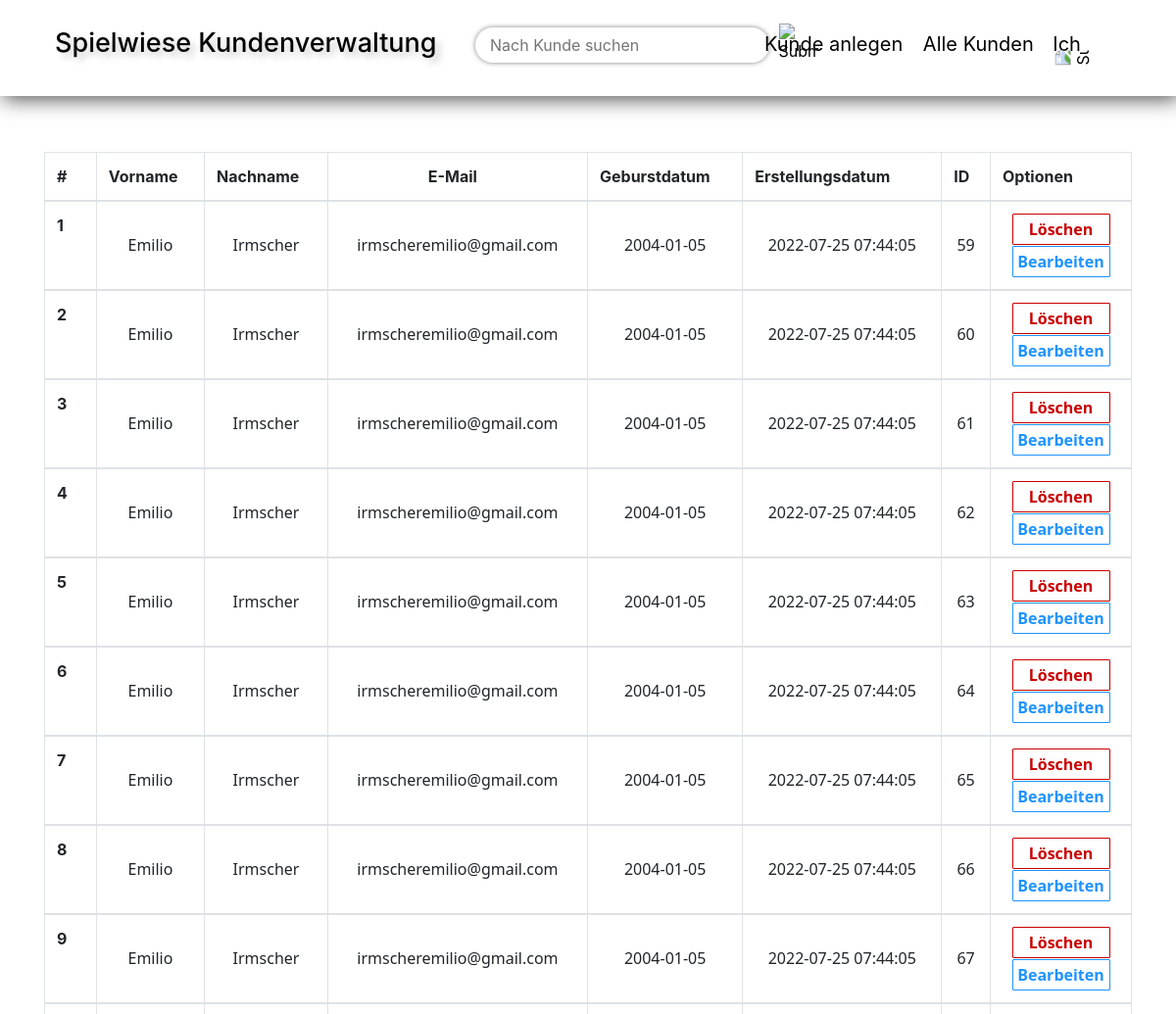
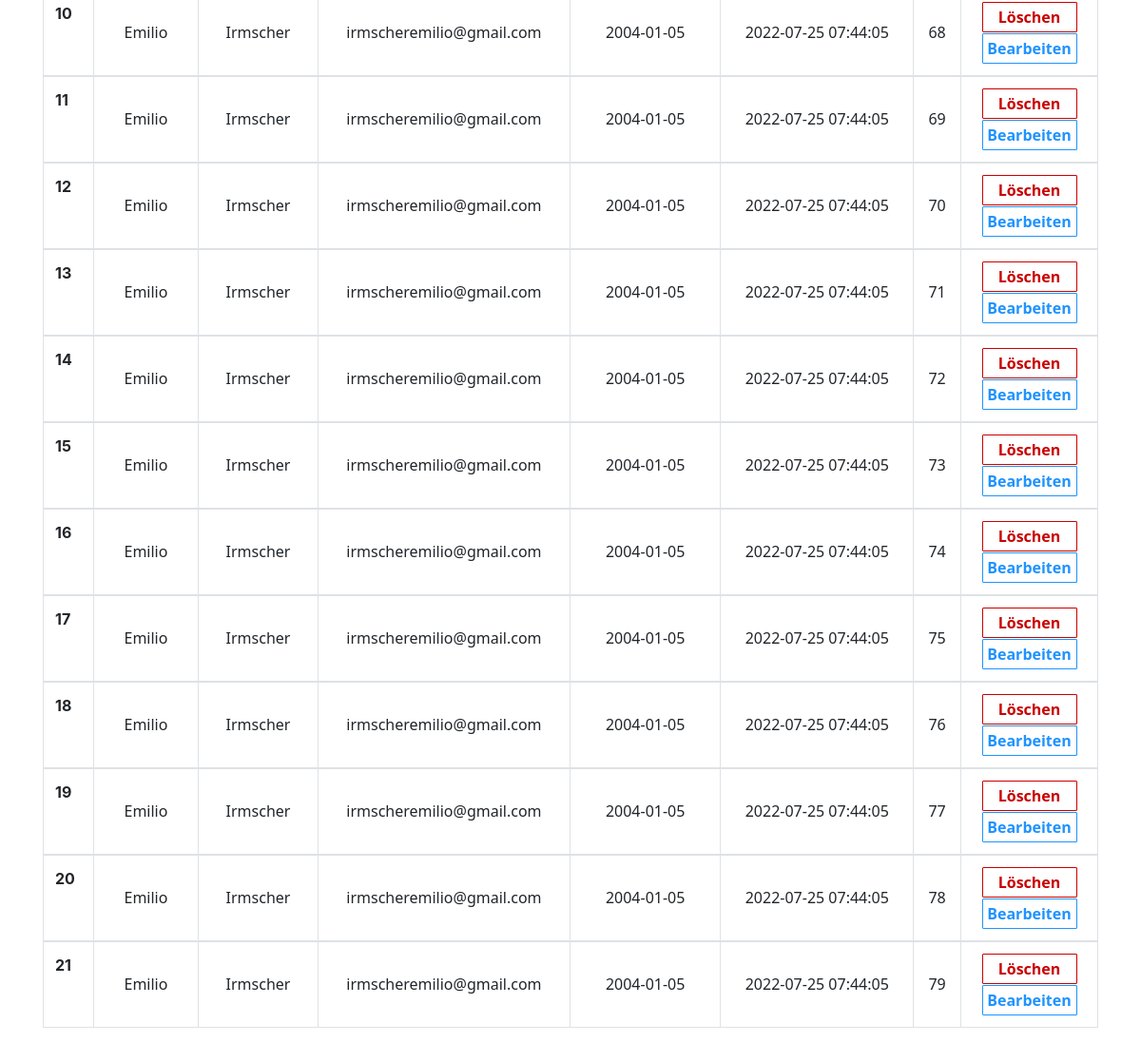
/alle_kunden (signed in), run on the app's committed database (2 pictures, top to bottom).
### website/models.py (models this page shows)
class Customer(db.Model, UserMixin):
    id = db.Column(db.Integer, primary_key=True)
    email = db.Column(db.String(150))
    current_email = ""
    firstName = db.Column(db.String(747))
    lastName = db.Column(db.String(666))
    birthDate = db.Column(db.String(10))
    creationDate = db.Column(db.DateTime(timezone=True), default=func.now())
    admin_id = db.Column(db.Integer, db.ForeignKey("admin.id"))

### website/views.py (the view)
@views.route("/alle_kunden", methods=["GET", "POST"])
@login_required
def alle_kunden():
    if request.method == "POST" and request.form["del"]:
        kunde_id = request.form.get("del")
        db.engine.execute(f"DELETE FROM customer WHERE id = {kunde_id}")
        db.session.commit()
        flash("Kunde entfernt.", category="success")
        return redirect(url_for("views.alle_kunden"))
    else:
        return render_template("alle_kunden.html", admin=current_user)

### website/__init__.py (called while the page is built)
def create_app():
    app = Flask(__name__)
    app.config["SECRET_KEY"] = "Spielwiese"
    app.config["SQLALCHEMY_DATABASE_URI"] = f"sqlite:///{DB_NAME}"
    db.init_app(app)
    from .views import views
    app.register_blueprint(views, url_prefix="/")
    from website.models import Customer
    from website.models import Admin
    create_database(app)
    login_manager = LoginManager()
    login_manager.login_view = "views.auth"
    login_manager.init_app(app)
    @login_manager.user_loader
    def load_admin(id):
        return Admin.query.get(int(id))
    return app

### website/templates/alle_kunden.html (shortened to what this page needs)
{% extends "index.html" %} {% block title %}Alle Kunden{% endblock %}
{% block nav %}
<div style="border-bottom:1px solid black; opacity:1;">
<nav class="navbar navbar-expand-lg navbar-dark navbar-custom" style="background-color:white; padding-right:0px;">
            <h4 style="margin-right:20px; text-shadow:5px 5px 7px rgba(0, 0, 0, 0.2); color:black; font-size:27px; margin-top:20px; margin-left:40px; text-align:left;">{% block header %}Spielwiese Kundenverwaltung{% endblock %}</h4>
            <div class="navbar-nav">
            <div class="container-search" style="s">
                <form method="post"  id="search" action="{{ url_for('views.search') }}">
                <input name="searchbar" class="search-bar-custom" type="search" placeholder="Nach Kunde suchen" aria-label="Search">
                <input class="search-btn" style="margin-right:0px;" type="image" src="https://img.icons8.com/ios/72/search-client.png" id="search-btn"><span class="svg"></span></input>
                </form>
            </div>
                <div class="nav-btns">
                 <a class="nav-link-custom kunde_anlegen-transition" style=" text-decoration:none; color:black; black;margin-top: 20px; font-size:20px; margin-left:auto;" id="kunde_anlegen" href="/anlegen">Kunde anlegen </a>
                <a class="nav-link-custom alle_kunden-transition" style=" text-decoration:none; color:black; margin-left:15px; margin-top: 20px; font-size:20px;" id="alle_kunden" href="/alle_kunden">Alle Kunden</a>
                <a class="nav-link-custom abmelden-transition dropdown-ich" style=" text-decoration:none; color:black; margin-left:15px; margin-top: 20px; font-size:20px; margin-right:0px;" id="logout">Ich</a>
                <div class="dropdown-div">
                <input class="dropdown-arrow" type="image" src="https://img.icons8.com/ios/50/000000/expand-arrow--v1.png" id="dropdown">
                </div>
                </div>
        </div>
    </nav>
    </div>
{% endblock %}
{% block content %}
<ul class="list-group list-group-flush" id="kunden" xmlns="http://www.w3.org/1999/html"
    xmlns="http://www.w3.org/1999/html" xmlns="http://www.w3.org/1999/html" xmlns="http://www.w3.org/1999/html">
  <table style="margin-top:130px;" class="table table-bordered table1">
    <thead>
    <tr>
      <th scope="col"><span class="col-custom">#</span></th>
      <th scope="col"><span class="col-custom">Vorname</span></th>
      <th scope="col"><span class="col-custom">Nachname</span></th>
      <th scope="col"><span style="margin-left:90px;" class="col-custom">E-Mail</span></th>
      <th scope="col"><span class="col-custom">Geburstdatum</span></th>
      <th scope="col"><span class="col-custom">Erstellungsdatum</span></th>
      <th scope="col"><span class="col-custom">ID</span></th>
      <th scope="col"><span class="col-custom">Optionen</span></th>
    </tr>
    </thead>
    {% set number = namespace(value=1) %}
  {% for kunde in admin.customers %}
<tbody>
<tr>
  <th scope="row"><span class="col-custom">{{ number.value }}</span></th>
  {% set number.value = number.value + 1 %}
  <td> <div class="row_data"  col_name="fname"> {{ kunde.firstName }} </div> </td>
  <td> <div class="row_data"  col_name="lname"> {{ kunde.lastName }} </div> </td>
  <td> <div class="row_data"  col_name="email"> {{ kunde.email }} </div> </td>
  <td> <div class="row_data"  col_name="bdate"> {{ kunde.birthDate }} </div> </td>
  <td> <div class="row_data"  col_name="cdate"> {{ kunde.creationDate }} </div> </td>
  <td> <div class="row_data"  col_name="ID"> {{ kunde.id }} </div> </td>
  <td>
    <div>
    <form method="POST" id="del_btn" action="{{ url_for('views.alle_kunden') }}" >
      <button style="width:100px; display:block; margin:auto; margin-bottom:1px;" type="submit" class="del_btn" name="del" value="{{ kunde.id }}">Löschen</button>
  </form>
    <form method="POST" id="edit_btn" action="{{ url_for('views.kunde_bearbeiten') }}">
      <button style="width:100px; display:block; margin:auto;" type="submit" class="edit_btn" name="edit" value="{{ kunde.id }}">Bearbeiten</button>
    </form>
      </div>
  </td>
</tr>
</tbody>
  {% endfor %}</ul>
{% endblock %}

### website/templates/index.html (shortened to what this page needs)
<!DOCTYPE html>
<html xmlns="http://www.w3.org/1999/html">
<head>
    <link
            rel="stylesheet"
            href="https://stackpath.bootstrapcdn.com/bootstrap/4.4.1/css/bootstrap.min.css"
    />
    <link
            rel="stylesheet"
            href="https://stackpath.bootstrapcdn.com/font-awesome/4.7.0/css/font-awesome.min.css"
    />
</head>
<body>
{% block nav %}{% endblock %}
<div class="container">{% block content %} {% endblock %}</div>
</body>
</html>

### website/templates/index.html (style rules this page uses)
body { background-color:rgba(0, 0, 0, 0); }
.nav-link-custom { color: rgb(0, 0, 0); pointer-events: unset; object-position:right; }
.navbar-custom { position:fixed; top:0px; width:100%; background:white; padding-bottom: 30px; align-content: center; box-shadow: 3px 3px 20px rgba(0, 0, 0, 0.7); transition:box-shadow 0.1s ease-in-out; }
.search-btn { width:40px; vertical-align:bottom; transition: all 0.3s; }
span.svg { background: <img src="https://img.icons8.com/fluency-systems-regular/48/000000/search-client.png"/> background-size: contain; cursor: pointer; display: inline-block; height: 52px; width: 40px; }
.nav-btns { width:400px; position:absolute;right:20px;top:30px; }
.search-bar-custom { transition: box-shadow 0.1s ease-in-out; border-radius:26px; box-shadow: 0px 0px 5px rgba(0, 0, 0, 0.5); margin-right:5px; border-width:0px; margin-left:5px; width:300px; margin-top: 0px; align-self:center; background-color: rgba(0, 0, 0, 0); color:black; padding:6px; padding-left:15px; margin-right;50px; transition:all 0.15s ease-in-out; }
.container-search { position:absolute;left:40%;top:0%; width:450px; height:70px; margin:0 auto; }
.dropdown-arrow { width:15px; transform: rotate(270deg); margin-left: 5px; position: absolute;right:8%;top:14.5%; transition: all 0.1s ease-in-out; }
.dropdown-div { width:55px; height:20px; position:absolute;right:18%;top:20%; display:flex; background-color:rgba(0,0,0,1) z-index: 1; padding-top:0px; margin-bottom:-4px; }

### website/templates/alle_kunden.html (style rules this page uses)
.del_btn { font-family: 'Segoe UI', Tahoma, Geneva, Verdana, sans-serif; background-color: rgba(124, 124, 124, 0); border-radius: 1px; color: rgb(202, 0, 0); border-width: 1px; padding: 3px; border-color: rgb(202, 0, 0); border-style: solid; cursor: pointer; font-weight: bold; margin-right: 10px; transition: color .15s ease-in-out,background-color .15s ease-in-out,border-color .15s ease-in-out,box-shadow .15s ease-in-out; transition-property: color, background-color, border-color, box-shadow; transition-duration: 0.15s, 0.15s, 0.15s, 0.15s; transition-timing-function: ease-in-out, ease-in-out, ease-in-out, ease-in-out; transition-delay: 0s, 0s, 0s, 0s; }
.edit_btn { font-family: 'Segoe UI', Tahoma, Geneva, Verdana, sans-serif; background-color: rgba(31, 147, 255, 0); border-radius: 1px; color: rgba(31, 147, 255, 1); border-width: 1px; padding: 3px; border-color: rgba(31, 147, 255, 1); border-style: solid; cursor: pointer; font-weight: bold; transition: color .15s ease-in-out,background-color .15s ease-in-out,border-color .15s ease-in-out,box-shadow .15s ease-in-out; transition-property: color, background-color, border-color, box-shadow; transition-duration: 0.15s, 0.15s, 0.15s, 0.15s; transition-timing-function: ease-in-out, ease-in-out, ease-in-out, ease-in-out; transition-delay: 0s, 0s, 0s, 0s; margin-top: 5px; }
.row_data { font-family: 'Segoe UI', Tahoma, Geneva, Verdana, sans-serif; text-align: center; margin-top: 20px; }

### data on the page
Customer: value "1", firstName "Emilio", lastName "Irmscher", email "irmscheremilio@gmail.com", birthDate "2004-01-05", creationDate "2022-07-25 07:44:05", id "59"
Customer: value "2", firstName "Emilio", lastName "Irmscher", email "irmscheremilio@gmail.com", birthDate "2004-01-05", creationDate "2022-07-25 07:44:05", id "60"
Customer: value "3", firstName "Emilio", lastName "Irmscher", email "irmscheremilio@gmail.com", birthDate "2004-01-05", creationDate "2022-07-25 07:44:05", id "61"
Customer: value "4", firstName "Emilio", lastName "Irmscher", email "irmscheremilio@gmail.com", birthDate "2004-01-05", creationDate "2022-07-25 07:44:05", id "62"
Customer: value "5", firstName "Emilio", lastName "Irmscher", email "irmscheremilio@gmail.com", birthDate "2004-01-05", creationDate "2022-07-25 07:44:05", id "63"
Customer: value "6", firstName "Emilio", lastName "Irmscher", email "irmscheremilio@gmail.com", birthDate "2004-01-05", creationDate "2022-07-25 07:44:05", id "64"
Customer: value "7", firstName "Emilio", lastName "Irmscher", email "irmscheremilio@gmail.com", birthDate "2004-01-05", creationDate "2022-07-25 07:44:05", id "65"
Customer: value "8", firstName "Emilio", lastName "Irmscher", email "irmscheremilio@gmail.com", birthDate "2004-01-05", creationDate "2022-07-25 07:44:05", id "66"
Customer: value "9", firstName "Emilio", lastName "Irmscher", email "irmscheremilio@gmail.com", birthDate "2004-01-05", creationDate "2022-07-25 07:44:05", id "67"
Customer: value "10", firstName "Emilio", lastName "Irmscher", email "irmscheremilio@gmail.com", birthDate "2004-01-05", creationDate "2022-07-25 07:44:05", id "68"
Customer: value "11", firstName "Emilio", lastName "Irmscher", email "irmscheremilio@gmail.com", birthDate "2004-01-05", creationDate "2022-07-25 07:44:05", id "69"
Customer: value "12", firstName "Emilio", lastName "Irmscher", email "irmscheremilio@gmail.com", birthDate "2004-01-05", creationDate "2022-07-25 07:44:05", id "70"
Customer: value "13", firstName "Emilio", lastName "Irmscher", email "irmscheremilio@gmail.com", birthDate "2004-01-05", creationDate "2022-07-25 07:44:05", id "71"
Customer: value "14", firstName "Emilio", lastName "Irmscher", email "irmscheremilio@gmail.com", birthDate "2004-01-05", creationDate "2022-07-25 07:44:05", id "72"
Customer: value "15", firstName "Emilio", lastName "Irmscher", email "irmscheremilio@gmail.com", birthDate "2004-01-05", creationDate "2022-07-25 07:44:05", id "73"
Customer: value "16", firstName "Emilio", lastName "Irmscher", email "irmscheremilio@gmail.com", birthDate "2004-01-05", creationDate "2022-07-25 07:44:05", id "74"
Customer: value "17", firstName "Emilio", lastName "Irmscher", email "irmscheremilio@gmail.com", birthDate "2004-01-05", creationDate "2022-07-25 07:44:05", id "75"
Customer: value "18", firstName "Emilio", lastName "Irmscher", email "irmscheremilio@gmail.com", birthDate "2004-01-05", creationDate "2022-07-25 07:44:05", id "76"
Customer: value "19", firstName "Emilio", lastName "Irmscher", email "irmscheremilio@gmail.com", birthDate "2004-01-05", creationDate "2022-07-25 07:44:05", id "77"
Customer: value "20", firstName "Emilio", lastName "Irmscher", email "irmscheremilio@gmail.com", birthDate "2004-01-05", creationDate "2022-07-25 07:44:05", id "78"
Customer: value "21", firstName "Emilio", lastName "Irmscher", email "irmscheremilio@gmail.com", birthDate "2004-01-05", creationDate "2022-07-25 07:44:05", id "79"
